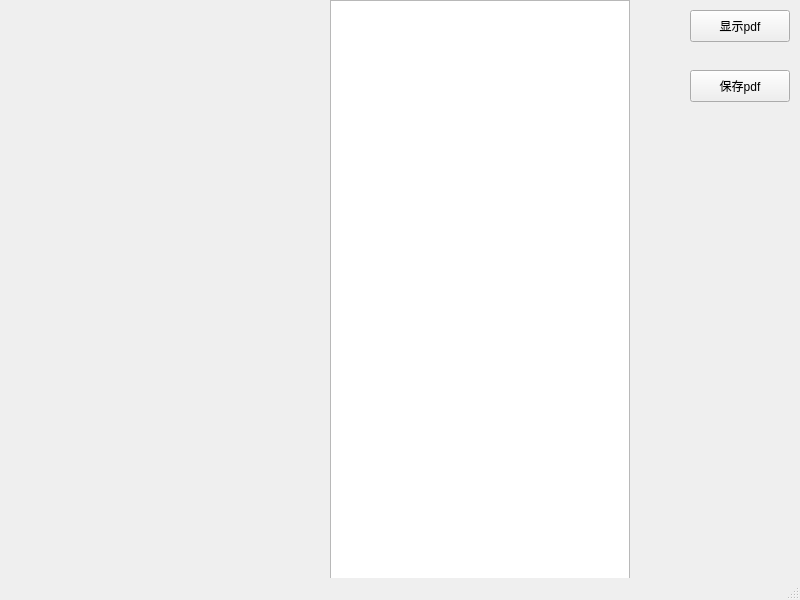
<?xml version="1.0" encoding="UTF-8"?>
<ui version="4.0">
 <class>MainWindow</class>
 <widget class="QMainWindow" name="MainWindow">
  <property name="geometry">
   <rect>
    <x>0</x>
    <y>0</y>
    <width>800</width>
    <height>600</height>
   </rect>
  </property>
  <property name="windowTitle">
   <string>MainWindow</string>
  </property>
  <widget class="QWidget" name="centralwidget">
   <widget class="QPushButton" name="pushButton">
    <property name="geometry">
     <rect>
      <x>690</x>
      <y>10</y>
      <width>100</width>
      <height>32</height>
     </rect>
    </property>
    <property name="text">
     <string>显示pdf</string>
    </property>
   </widget>
   <widget class="QPushButton" name="pushButton_2">
    <property name="geometry">
     <rect>
      <x>690</x>
      <y>70</y>
      <width>100</width>
      <height>32</height>
     </rect>
    </property>
    <property name="text">
     <string>保存pdf</string>
    </property>
   </widget>
   <widget class="QLabel" name="label">
    <property name="geometry">
     <rect>
      <x>0</x>
      <y>-10</y>
      <width>591</width>
      <height>531</height>
     </rect>
    </property>
    <property name="text">
     <string/>
    </property>
   </widget>
   <widget class="QListWidget" name="listWidget">
    <property name="geometry">
     <rect>
      <x>330</x>
      <y>0</y>
      <width>300</width>
      <height>600</height>
     </rect>
    </property>
   </widget>
  </widget>
  <widget class="QMenuBar" name="menubar">
   <property name="geometry">
    <rect>
     <x>0</x>
     <y>0</y>
     <width>800</width>
     <height>22</height>
    </rect>
   </property>
  </widget>
  <widget class="QStatusBar" name="statusbar"/>
 </widget>
 <resources/>
 <connections>
  <connection>
   <sender>pushButton</sender>
   <signal>clicked()</signal>
   <receiver>MainWindow</receiver>
   <slot>handleShowPdfEvent()</slot>
   <hints>
    <hint type="sourcelabel">
     <x>720</x>
     <y>39</y>
    </hint>
    <hint type="destinationlabel">
     <x>606</x>
     <y>25</y>
    </hint>
   </hints>
  </connection>
  <connection>
   <sender>pushButton_2</sender>
   <signal>clicked()</signal>
   <receiver>MainWindow</receiver>
   <slot>handleSavePdfEvent()</slot>
   <hints>
    <hint type="sourcelabel">
     <x>721</x>
     <y>109</y>
    </hint>
    <hint type="destinationlabel">
     <x>725</x>
     <y>146</y>
    </hint>
   </hints>
  </connection>
 </connections>
 <slots>
  <slot>handleShowPdfEvent()</slot>
  <slot>handleSavePdfEvent()</slot>
 </slots>
</ui>
